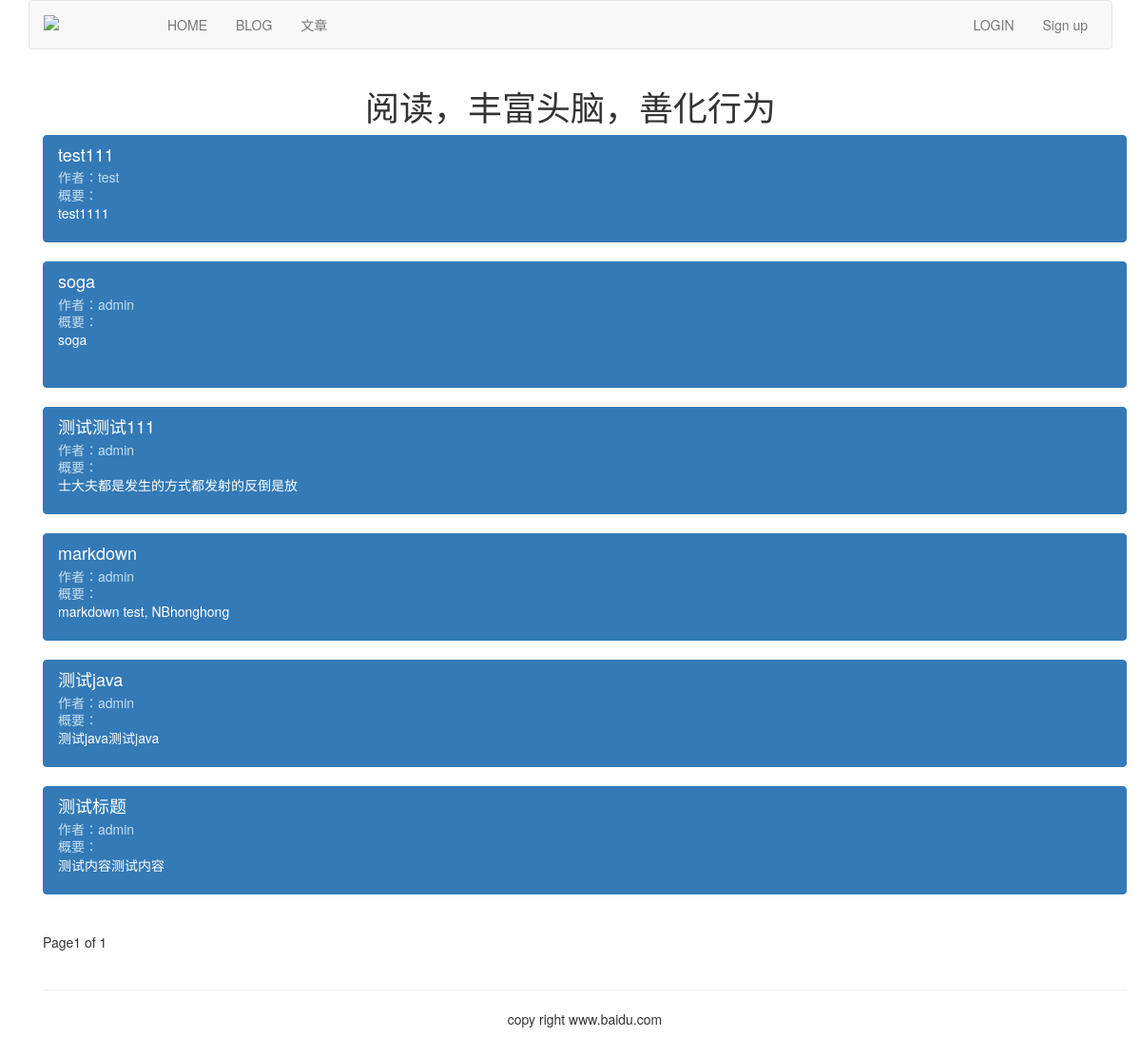
The page /article/list-article-titles/ on the database its author committed.
### article/models.py (models this page shows, shortened)
class ArticlePost(models.Model):
    author = models.ForeignKey(User, related_name="article")
    title = models.CharField(max_length=200)
    slug = models.SlugField(max_length=500)
    column = models.ForeignKey(ArticleColumn, related_name="article_column")
    body = models.TextField()
    created = models.DateTimeField(default=timezone.now())
    updated = models.DateTimeField(auto_now=True)
    class Meta:
        ordering = ("-updated",)
        index_together = (('id', 'slug'),) #为每篇文章的id和slug获取文章对象，建立索引后，提高读取速度

### article/list_views.py (the view)
def article_titles(request):
    article_title = ArticlePost.objects.all()  # 获取所有文章信息
    paginator = Paginator(article_title, 10)  # 实例化一个分页对象，每页10行
    page = request.GET.get('page') #获取页码
    try:
        current_page = paginator.page(page) #获取某页对应的记录
        articles = current_page.object_list
    except PageNotAnInteger:  #如果页码不是一个整数
        current_page = paginator.page(1) #取第一页的记录
        articles = current_page.object_list
    except EmptyPage: #如果页码太大，没有相应的记录
        current_page = paginator.page(paginator.num_pages) #取最后一页记录
        articles = current_page.object_list
    return render(request, "article/list/article_titles.html", {"articles": articles, "page": current_page})

### templates/article/list/article_titles.html (shortened to what this page needs)
{% extends "base.html" %}
{% block content %}
    <div class="row text-center verticle-middle-sm">
        <h1>阅读，丰富头脑，善化行为</h1>
    </div>
    <div class="container">
        {% for article in articles %}
            <div class="list-group">
                <a href="#" class="list-group-item active">
                    <h4 class="list-group-item-heading">{{ article.title }}</h4>
                    <p class="list-group-item-text">作者：{{ article.author.username }}</p>
                    <p class="list-group-item-text">概要：{{ article.body|slice:'70'|linebreaks }}</p>
                </a>
            </div>
        {% endfor %}
        {% include "paginator.html" %}
    </div>
{% endblock %}

### rows shown on the page
ArticlePost: title "test111", author.username "test", body "test1111"
ArticlePost: title "soga", author.username "admin", body "soga"
ArticlePost: title "测试测试111", author.username "admin", body "士大夫都是发生的方式都发射的反倒是放"
ArticlePost: title "markdown", author.username "admin", body "markdown test, NBhonghong"
ArticlePost: title "测试java", author.username "admin", body "测试java测试java"
ArticlePost: title "测试标题", author.username "admin", body "测试内容测试内容"

### other values the page prints
{{ page.number }} "1"
{{ page.paginator.num_pages }} "1"
